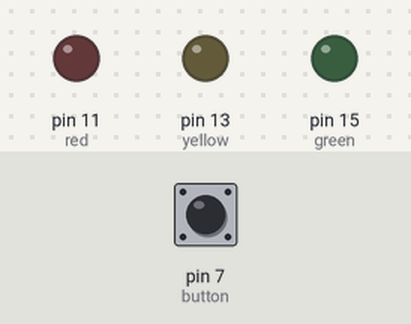
This program was run on a simulated Raspberry Pi (header pin numbers). On the bench: output pins drawn as LEDs (lit = HIGH). The test bench sets the inputs (shaded band); at power-on: pin 7 (button) LOW.

Above: at 1.2 s.
1.3 s: pin 7 (button) pulled HIGH for 0.15 s
At 1.39 s:
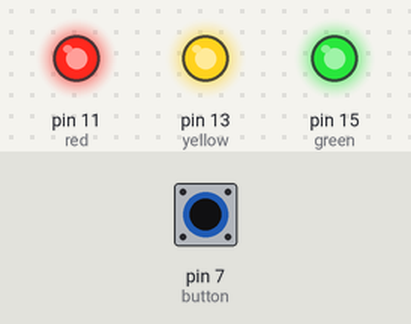
2.9 s: pin 7 (button) pulled HIGH for 3.2 s
At 6.9 s:
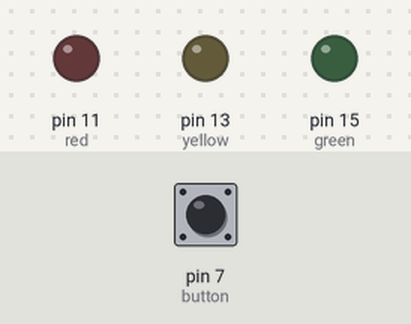
Timing chart, 0 to 8.4 s (numbered marks = the images above; inputs shaded):
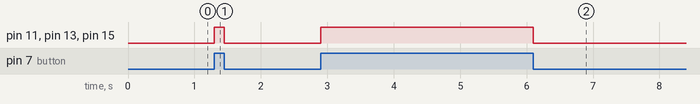

Measured:
- after the input at 1.3 s, pin 11 (red), pin 13 (yellow), pin 15 (green): LOW → HIGH at once, → LOW 0.15 s later
- after the input at 2.9 s, pin 11 (red), pin 13 (yellow), pin 15 (green): LOW → HIGH at once, → LOW 3.2 s later

The program:

gpioTest.py
```python
import RPi.GPIO as GPIO

red = 11
yellow = 13
green = 15

button = 7

GPIO.setmode(GPIO.BOARD)

GPIO.setup(button, GPIO.IN, pull_up_down=GPIO.PUD_DOWN)

GPIO.setup(red, GPIO.OUT)
GPIO.setup(yellow, GPIO.OUT)
GPIO.setup(green, GPIO.OUT)

try:
	while True:
		if GPIO.input(button) == 1:
			GPIO.output(red, 1)
			GPIO.output(yellow, 1)
			GPIO.output(green, 1)

		else:
			GPIO.output(red, 0)
			GPIO.output(yellow, 0)
			GPIO.output(green, 0)


except KeyboardInterrupt:
	GPIO.cleanup()
	print("gpio cleaned up")
```
